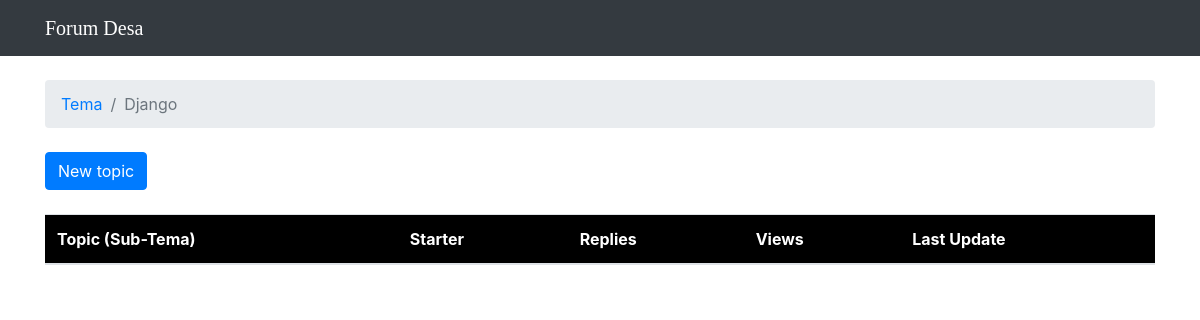
The app's page /boards/1/, older data.
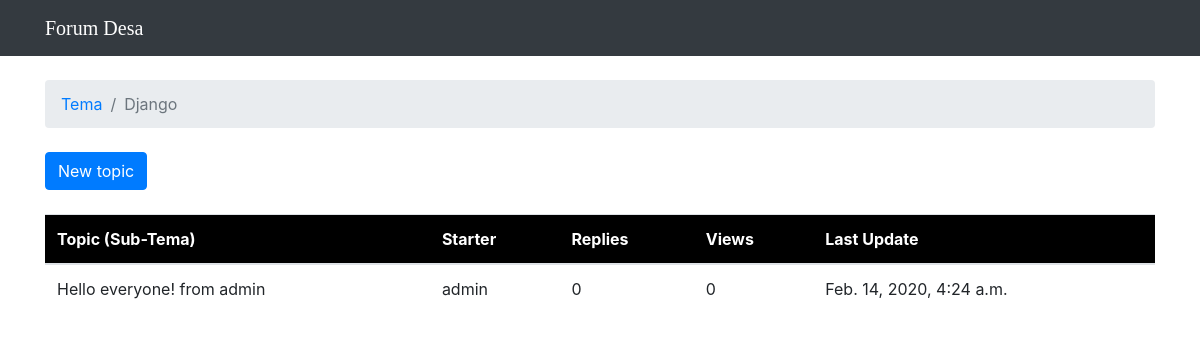
The same page, newer data.
### boards/models.py (models this page shows)
class Topic(models.Model):
    subject = models.CharField(max_length=255)
    last_updated = models.DateTimeField(auto_now_add=True)
    board = models.ForeignKey(Board, on_delete=models.CASCADE, related_name='topics')
    starter = models.ForeignKey(User, on_delete=models.CASCADE, related_name='topics')

### boards/views.py (the view)
# urls.py: url(r'^boards/(?P<pk>\d+)/$', views.board_topics, name='board_topics'),
def board_topics(request, pk):
    board = Board.objects.get(pk=pk)
    return render(request, 'topics.html', {'board': board})

### templates/topics.html (shortened to what this page needs)
{% extends 'base.html' %}
{% block breadcrumb %}
  <li class="breadcrumb-item"><a href="{% url 'home' %}">Tema</a></li>
  <li class="breadcrumb-item active">{{ board.name }}</li>
{% endblock %}
{% block content %}
  <div class="mb-4">
    <a href="{% url 'new_topic' board.pk %}" class="btn btn-primary">New topic</a>
  </div>
  <table class="table">
    <thead class="thead-inverse">
      <tr style="background: black; color:white;">
        <th>Topic (Sub-Tema)</th>
        <th>Starter</th>
        <th>Replies</th>
        <th>Views</th>
        <th>Last Update</th>
      </tr>
    </thead>
    <tbody>
      {% for topic in board.topics.all %}
        <tr>
          <td>{{ topic.subject }}</td>
          <td>{{ topic.starter.username }}</td>
          <td>0</td>
          <td>0</td>
          <td>{{ topic.last_updated }}</td>
        </tr>
      {% endfor %}
    </tbody>
  </table>
{% endblock %}

Row changes from the older to the newer data that the page shows:
added Topic: subject "Hello everyone! from admin", starter.username "admin", last_updated "Feb. 14, 2020, 4:24 a.m."
